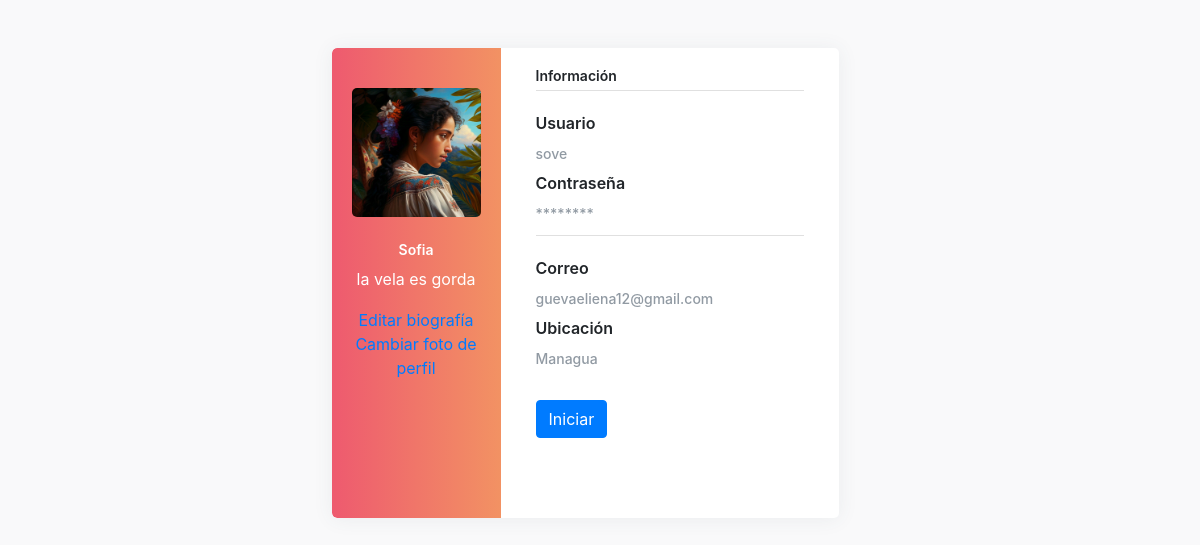
/foto/ (signed in), run on the app's committed database.
### app/models.py (models this page shows, shortened)
class CustomUser(AbstractUser):
    gender_choices = [
        ('male', 'Male'),
        ('female', 'Female'),
        ('other', 'Prefer not to say'),
    ]
    profile_picture = models.ImageField(upload_to='profile_pics/', blank=True, null=True)
    location = models.CharField(max_length=100, blank=True, null=False)
    biography = models.TextField(blank=True, null=True)
    registration_date = models.DateTimeField(auto_now_add=True)
    gender = models.CharField(max_length=10, choices=gender_choices)
    last_activity = models.DateTimeField(auto_now=True)

### app/views.py (the view)
# urls.py: path('foto/', foto_view, name='foto'),
@login_required(login_url='login')
def foto_view(request):
    user = request.user
    location = user.location or 'Ubicación no disponible'
    context = {
        'first_name': user.first_name,
        'last_name': user.last_name,
        'username': user.username,
        'password': '********',
        'location': location,
        'email': user.email,
    }
    return render(request, 'foto.html', context)

### app/templates/foto.html (shortened to what this page needs)
{% load static %}
<!DOCTYPE html>
<html lang="en">
<head>
    <link rel="stylesheet" href="https://maxcdn.bootstrapcdn.com/bootstrap/4.0.0/css/bootstrap.min.css">
    <link rel="stylesheet" href="{% static 'css/foto.css' %}">
</head>
<body>
    <div class="page-content page-container" id="page-content">
        <div class="padding">
            <div class="row container d-flex justify-content-center">
                <div class="col-xl-6 col-md-12">
                    <div class="card user-card-full">
                        <div class="row m-l-0 m-r-0">
                            <div class="col-sm-4 bg-c-lite-green user-profile">
                                <div class="card-block text-center text-white">
                                    <div class="m-b-25 profile-picture-container">
                                        {% if user.profile_picture %}
                                            <img src="{{ user.profile_picture.url }}" class="img-radius" alt="User-Profile-Image">
                                        {% endif %}
                                    </div>
                                    <h6 class="f-w-600">{{ user.first_name }} {{ user.last_name }}</h6>
                                    <p>{{user.biography}}</p>
                                    <a href="#" id="editBio"
                                        class="mdi mdi-square-edit-outline feather icon-edit m-t-10 f-16">
                                        Editar biografía
                                    </a>
                                    <a href="#" id="editProfilePic"
                                        class="mdi mdi-square-edit-outline feather icon-edit m-t-10 f-16">
                                        Cambiar foto de perfil
                                    </a>
                                </div>
                            </div>
                            <div class="col-sm-8 user-info">
                                <div class="card-block">
                                    <h6 class="m-b-20 p-b-5 b-b-default f-w-600">Información</h6>
                                    <div class="row">
                                        <div class="col-sm-6">
                                            <p class="m-b-10 f-w-600">Usuario</p>
                                            <h6 class="text-muted f-w-400">{{ user.username }}</h6>
                                        </div>
                                    </div>
                                    <div class="row">
                                        <div class="col-sm-6">
                                            <p class="m-b-10 f-w-600">Contraseña</p>
                                            <h6 class="text-muted f-w-400">********</h6>
                                        </div>
                                    </div>
                                    <h6 class="m-b-20 p-b-5 b-b-default f-w-600"></h6>
                                    <div class="row">
                                        <div class="col-sm-12">
                                            <p class="m-b-10 f-w-600">Correo</p>
                                            <h6 class="text-muted f-w-400">{{ user.email }}</h6>
                                        </div>
                                    </div>
                                    <div class="row">
                                        <div class="col-sm-6">
                                            <p class="m-b-10 f-w-600">Ubicación</p>
                                            <h6 class="text-muted f-w-400">{{ user.location }}</h6>
                                        </div>
                                    </div>
                                    <div class="row">
                                        <div class="col-sm-12 mt-4">
                                            <a href="{% url 'home' %}" class="btn btn-primary">Iniciar</a>
                                        </div>
                                    </div>
                                    <ul class="social-link list-unstyled m-t-40 m-b-10">
                                        <li></li>
                                    </ul>
                                </div>
                            </div>
                        </div>
                    </div>
                </div>
            </div>
        </div>
    </div>
</body>
</html>

### static/css/foto.css (style rules this page uses)
body { background-color: #f9f9fa }
.padding { padding: 3rem !important }
.user-card-full { overflow: hidden; }
.card { border-radius: 5px; -webkit-box-shadow: 0 1px 20px 0 rgba(69,90,100,0.08); box-shadow: 0 1px 20px 0 rgba(69,90,100,0.08); border: none; margin-bottom: 30px; }
.m-r-0 { margin-right: 0px; }
.m-l-0 { margin-left: 0px; }
.user-card-full .user-profile { border-radius: 5px 0 0 5px; }
.bg-c-lite-green { background: -webkit-gradient(linear, left top, right top, from(#f29263), to(#ee5a6f)); background: linear-gradient(to right, #ee5a6f, #f29263); }
.user-profile { padding: 20px 0; }
.card-block { padding: 1.25rem; }
.m-b-25 { margin-bottom: 25px; }
.img-radius { border-radius: 5px; }
h6 { font-size: 14px; }
.card .card-block p { line-height: 25px; }
.b-b-default { border-bottom: 1px solid #e0e0e0; }
.m-b-20 { margin-bottom: 20px; }
.p-b-5 { padding-bottom: 5px !important; }
.m-b-10 { margin-bottom: 10px; }
.text-muted { color: #919aa3 !important; }
.f-w-600 { font-weight: 600; }
.m-t-40 { margin-top: 20px; }
.user-card-full .social-link li { display: inline-block; }

### app/templates/foto.html (style rules this page uses)
#page-content { max-width: 1200px; margin: 0 auto; }
.user-profile { width: 30%; }
.user-info { width: 70%; }
.profile-picture-container { max-width: 100%; max-height: 200px; overflow: hidden; }
.profile-picture-container img { width: 100%; height: auto; }

### data on the page
CustomUser: profile_picture (picture), first_name "Sofia", biography "la vela es gorda", username "sove", email "guevaeliena12@gmail.com", location "Managua"
